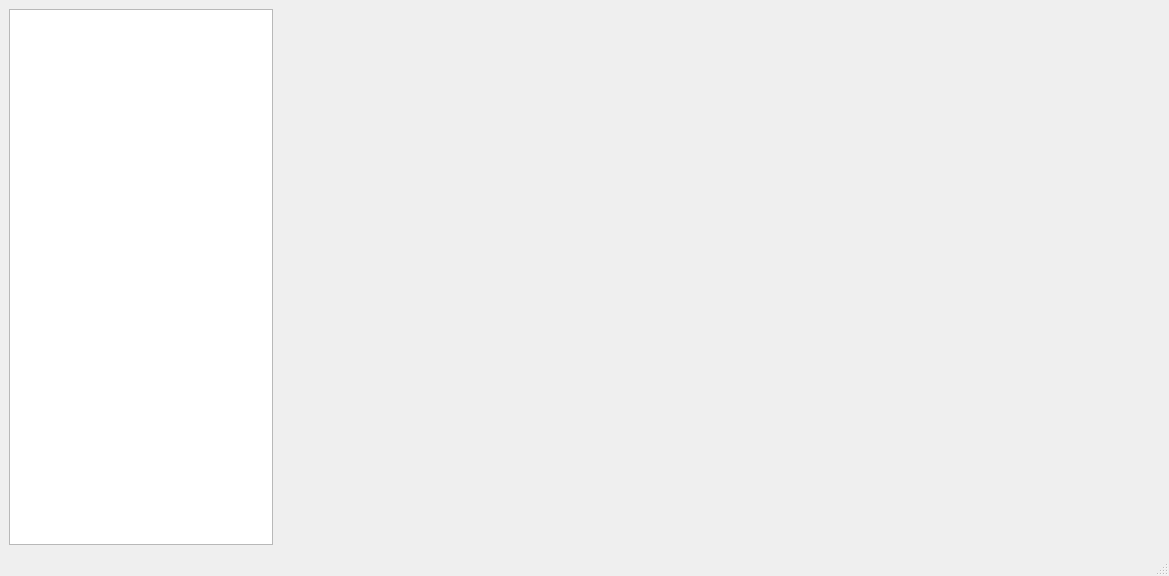
<?xml version="1.0" encoding="UTF-8"?>
<ui version="4.0">
 <class>MainWindow</class>
 <widget class="QMainWindow" name="MainWindow">
  <property name="geometry">
   <rect>
    <x>0</x>
    <y>0</y>
    <width>1169</width>
    <height>576</height>
   </rect>
  </property>
  <property name="mouseTracking">
   <bool>false</bool>
  </property>
  <property name="windowTitle">
   <string>Callisto</string>
  </property>
  <widget class="QWidget" name="centralwidget">
   <property name="cursor">
    <cursorShape>ArrowCursor</cursorShape>
   </property>
   <layout class="QHBoxLayout" name="horizontalLayout_2" stretch="0,0">
    <item>
     <widget class="QListWidget" name="listWidget">
      <property name="minimumSize">
       <size>
        <width>264</width>
        <height>0</height>
       </size>
      </property>
      <property name="maximumSize">
       <size>
        <width>264</width>
        <height>16777215</height>
       </size>
      </property>
     </widget>
    </item>
    <item>
     <widget class="QTabWidget" name="tabWidget">
      <property name="tabsClosable">
       <bool>true</bool>
      </property>
      <property name="documentMode">
       <bool>true</bool>
      </property>
     </widget>
    </item>
   </layout>
  </widget>
  <widget class="QStatusBar" name="statusbar"/>
 </widget>
 <resources/>
 <connections/>
</ui>
